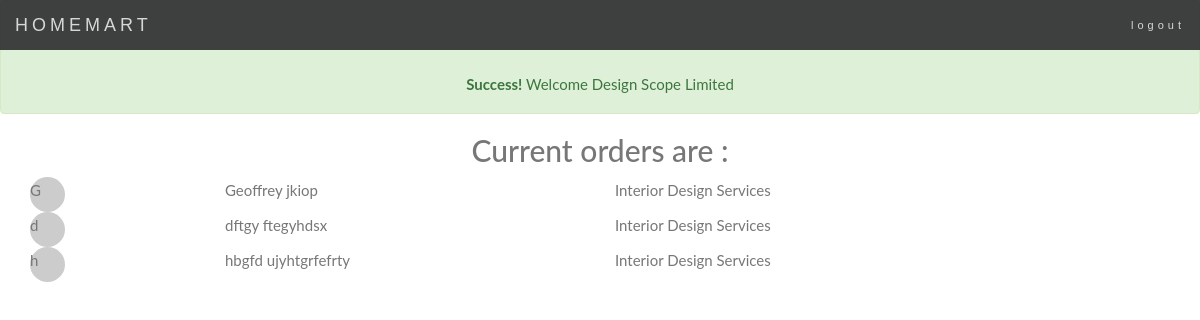
The app's page /vendors_job.php (signed in) with its own data.
### tables this page shows
CREATE TABLE `services` (
  `id` int(11) NOT NULL,
  `service_name` varchar(50) NOT NULL,
  `location` varchar(50) NOT NULL,
  `vendor_name` varchar(50) NOT NULL
);

CREATE TABLE `orders` (
  `id` int(11) NOT NULL,
  `due_date` varchar(20) NOT NULL,
  `optional_details` varchar(20) DEFAULT NULL,
  `vendor` varchar(50) NOT NULL,
  `email` varchar(20) NOT NULL,
  `fname` varchar(20) NOT NULL,
  `lname` varchar(20) NOT NULL,
  `phone` varchar(30) NOT NULL,
  `contact` varchar(20) NOT NULL,
  `occupation` varchar(100) NOT NULL,
  `time` datetime NOT NULL DEFAULT CURRENT_TIMESTAMP
);

### vendors_job.php (the view, shortened to what this page needs)
<!DOCTYPE html>
<html>
<head>
      <link rel="stylesheet" href="bootstrap.min.css">
        <link rel="stylesheet" href="homemart.css">
</head>
<body>
     <nav class="navbar  navbar-default navbar-fixed-top" style="position: fixed;">
   <div class="container-fluid">
    <div class="navbar-header">
     <a class="navbar-brand" href="index.php">HOMEMART</a>
    </div>
    <div class="collapse navbar-collapse" id="myNavbar">
    <ul class="nav navbar-nav navbar-right">
    <li> <a href="index.php?logout='1'" style="color: red;"><span class="glyphicon glyphicon-off"></span>logout</a> </li>
    </ul>
  </div>
</div>
  </nav>
      <?php
    $db = mysqli_connect('localhost', 'root', '', 'homemart');
      $n=$_SESSION['username'];
      ?>
      <center>
             <div class="alert alert-success" style="padding-top: 70px;">
  <strong>Success!</strong> Welcome <?php echo $_SESSION['username']; ?>
</div>
      </center>
      <center><h2>Current orders are : </h2></center>
      <?php
       $query=$db->query("SELECT * FROM `services` INNER JOIN  `orders` WHERE services.`vendor_name`=orders.`vendor` AND orders.`vendor`='$n'");
 if($query->num_rows > 0){
  while($row=$query->fetch_assoc()){
      ?>
      <form method="post" action="tel:<?php echo $row['phone']; ?>">
      <?php
       echo "<div class='container'>";
    echo "<details>";
    echo "<summary>";
    echo "<div class='row'>";
    echo "<div class='col-sm-2'>";
    $yes=$row['fname'];
    $yes=SUBSTR($yes, 0, 1);
    echo '<span class="dot">'.$yes.'</span>';
    echo "</div>";
    echo "<div class='col-sm-4'>";
    echo  $row['fname'];
    echo  $row['lname'];
    ?>
    <?php
    echo "</div>";
  echo "<div class='col-sm-6'>";
  echo  $row['occupation'];
  echo "</div>";
  echo "</div>";
    echo "</summary>";
?>
<?php
    echo "</details>";
    echo "</div>";
 }
 }
    ?>
</form>
</body>
</html>

### homemart.css (style rules this page uses)
.navbar { margin-bottom: 50px; border-radius: 0; }
.navbar { font-family: Montserrat, sans-serif; }
.navbar { margin-bottom: 0; background-color: #2d2d30; border: 0; font-size: 11px !important; letter-spacing: 4px; opacity:0.9; }
.navbar li a, .navbar .navbar-brand { color: #d5d5d5 !important; }
body { font: 400 15px/1.8 Lato, sans-serif; color: #777; }

### vendors_job.php (style rules this page uses)
.dot { height: 35px; width: 35px; background-color: #ccc; border-radius: 50%; display: inline-block; }

### records on screen
services: orders.fname "G", orders.fname "Geoffrey", orders.lname "jkiop", orders.occupation "Interior Design Services", orders.fname "d", orders.fname "dftgy", orders.lname "ftegyhdsx", orders.fname "h", orders.fname "hbgfd", orders.lname "ujyhtgrfefrty"

### other values on screen
$_SESSION['username'] "Design Scope Limited"
